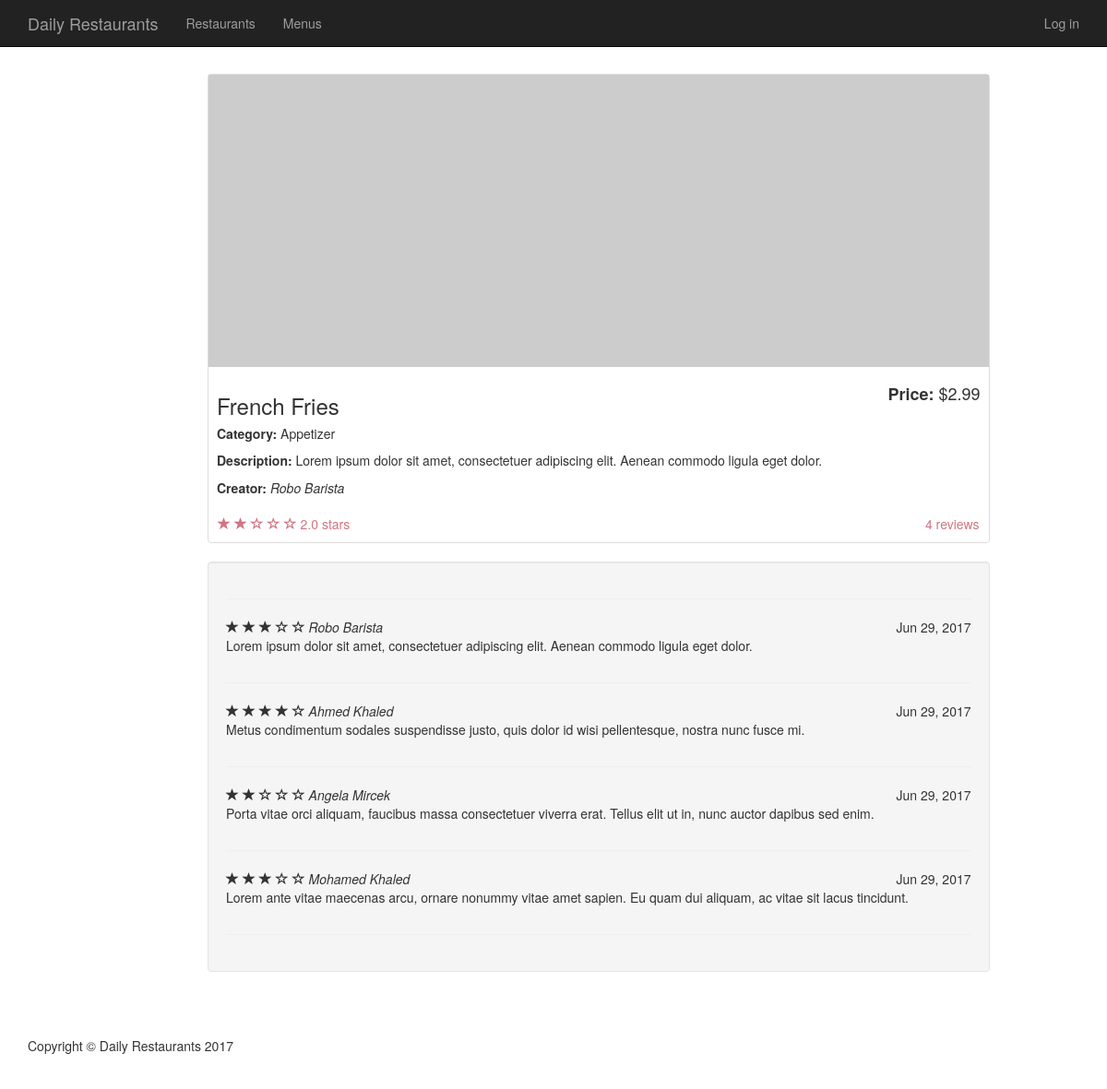
Page /menu/1 on the committed database.
### models.py (models this page shows, shortened)
class MenuItem(Base):
    __tablename__ = 'menuItem'
    name = Column(String(20), nullable=False)
    description = Column(String(), nullable=False)
    category = Column(String(20), nullable=False)
    price = Column(String(8), nullable=False)
    reviews = Column(Integer, nullable=True, default=0)
    rate = Column(Integer, nullable=True, default=0)
    image = Column(String(), nullable=True)
    id = Column(Integer, nullable=False, primary_key=True)
    restaurant_id = Column(Integer, ForeignKey('restaurant.id'))
    restaurant = relationship(Restaurant, backref=backref("menuItem", cascade="all, delete"))
    user_id = Column(Integer, ForeignKey('user.id'))
    user = relationship(User)

class User(Base):
    __tablename__ = 'user'
    name = Column(String(20), nullable=False)
    picture = Column(String(250), nullable=True)
    email = Column(String(250), nullable=False)
    id = Column(Integer, nullable=False, primary_key=True)

class Review(Base):
    __tablename__ = 'review'
    content = Column(String(250), nullable=False)
    rate = Column(Integer, nullable=False)
    created_date = Column(DateTime, nullable=True, default=func.now())
    id = Column(Integer, nullable=False, primary_key=True)
    user_id = Column(Integer, ForeignKey('user.id'))
    user = relationship(User, backref=backref("review", cascade="all, delete"))
    menuItem_id = Column(Integer, ForeignKey('menuItem.id'))
    menuItem = relationship(MenuItem, backref=backref("review", cascade="all, delete"))

### run.py (the view)
@app.route('/menu/<int:menu_id>')
def showMenuItem(menu_id):
    menuItem = session.query(MenuItem).filter_by(id=menu_id).one()
    creator = getUserInfo(menuItem.user_id)
    reviews = session.query(Review).filter_by(menuItem_id=menu_id).all()
    return render_template('item.html', item=menuItem,
                           creator=creator, reviews=reviews)

### run.py (called while the page is built)
def getUserInfo(user_id):
    user = session.query(User).filter_by(
        id=user_id).one()
    return user

### templates/item.html (shortened to what this page needs)
{% extends "base.html" %}
{% block content %}
    <div class="container padding-container">
        <div class="row">
            <div class=" col-md-offset-2 col-md-9">
                <div class="thumbnail">
                    {% if not item.image %}
                        <img class="img-responsive" src="http://placehold.it/800x300">
                    {% else %}
                        <img class="img-responsive" src="{{ url_for('uploaded_file', filename=item.image) }}">
                    {% endif %}
                    <div class="caption-full">
                        <h4 class="pull-right"><strong>Price: </strong>{{ item.price | safe }}</h4>
                        <h3>{{ item.name | safe }}</h3>
                        <h5><strong>Category: </strong>{{ item.category | safe }}</h5>
                        <p><strong>Description: </strong>{{ item.description | safe }}</p>
                        <p><strong>Creator: </strong><i>{{ creator.name | safe }}</i></p>
                    </div>
                    <div class="ratings">
                        <p class="pull-right">{{ item.reviews }} reviews</p>
                        <p>
                            {% for i in range((item.rate | int)) %}
                                <span class="glyphicon glyphicon-star"></span>
                            {% endfor %}
                            {% for i in range(5 - (item.rate | int)) %}
                                <span class="glyphicon glyphicon-star-empty"></span>
                            {% endfor %}
                            {{ item.rate }}.0 stars
                        </p>
                    </div>
                </div>
                <div class="well">
                    <hr>
                    {% for review in reviews %}
                        <div class="row">
                            <div class="col-md-12">
                                {% for i in range((review.rate | int)) %}
                                    <span class="glyphicon glyphicon-star"></span>
                                {% endfor %}
                                {% for i in range(5 - (review.rate | int)) %}
                                    <span class="glyphicon glyphicon-star-empty"></span>
                                {% endfor %}
                                <i>{{ review.user.name | safe }}</i>
                                <span class="pull-right">{{ review.created_date.strftime("%b %d, %Y") }}</span>
                                <p>{{ review.content | safe }}</p>
                            </div>
                        </div>
                        <hr>
                    {% endfor %}
                </div>
            </div>
        </div>
    </div>
{% endblock %}

### static/css/base-style.css (style rules this page uses)
body { margin-top: 50px; }
.padding-container { padding-top: 30px !important; }
.thumbnail img { width: 100%; }
.ratings { padding-right: 10px; padding-left: 10px; color: #d17581; }
.thumbnail { padding: 0; }
.thumbnail .caption-full { padding: 9px; color: #333; }

### rows in the picture
MenuItem: price "$2.99", name "French Fries", category "Appetizer", description "Lorem ipsum dolor sit amet, consectetuer adipiscing elit. Aenean commodo ligula eget dolor.", reviews "4", rate "2"
User: name "Robo Barista"
Review: rate 3 (drawn), user.name "Robo Barista", created_date "Jun 29, 2017", content "Lorem ipsum dolor sit amet, consectetuer adipiscing elit. Aenean commodo ligula eget dolor."
Review: rate 4 (drawn), user.name "Ahmed Khaled", created_date "Jun 29, 2017", content "Metus condimentum sodales suspendisse justo, quis dolor id wisi pellentesque, nostra nunc fusce mi."
Review: rate 2 (drawn), user.name "Angela Mircek", created_date "Jun 29, 2017", content "Porta vitae orci aliquam, faucibus massa consectetuer viverra erat. Tellus elit ut in, nunc auctor dapibus sed enim."
Review: rate 3 (drawn), user.name "Mohamed Khaled", created_date "Jun 29, 2017", content "Lorem ante vitae maecenas arcu, ornare nonummy vitae amet sapien. Eu quam dui aliquam, ac vitae sit lacus tincidunt."
